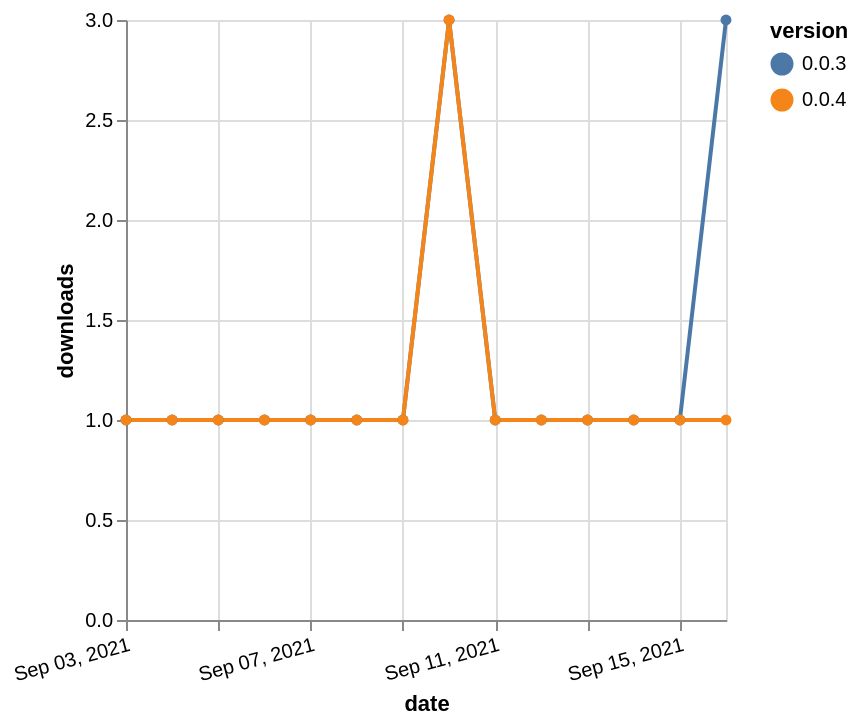

Write the Vega-Lite specification saved for this chart.
### Vega-Lite specification from a JSON file in a GitHub repository (floating-point values rounded to 4 significant figures)
{"$schema": "https://vega.github.io/schema/vega-lite/v5.json", "description": "A simple bar chart with embedded data.", "data": {"values": [{"date": "2021-09-03", "total": 215, "delta": 1, "version": "0.0.3"}, {"date": "2021-09-04", "total": 216, "delta": 1, "version": "0.0.3"}, {"date": "2021-09-05", "total": 217, "delta": 1, "version": "0.0.3"}, {"date": "2021-09-06", "total": 218, "delta": 1, "version": "0.0.3"}, {"date": "2021-09-07", "total": 219, "delta": 1, "version": "0.0.3"}, {"date": "2021-09-08", "total": 220, "delta": 1, "version": "0.0.3"}, {"date": "2021-09-09", "total": 221, "delta": 1, "version": "0.0.3"}, {"date": "2021-09-10", "total": 224, "delta": 3, "version": "0.0.3"}, {"date": "2021-09-11", "total": 225, "delta": 1, "version": "0.0.3"}, {"date": "2021-09-12", "total": 226, "delta": 1, "version": "0.0.3"}, {"date": "2021-09-13", "total": 227, "delta": 1, "version": "0.0.3"}, {"date": "2021-09-14", "total": 228, "delta": 1, "version": "0.0.3"}, {"date": "2021-09-15", "total": 229, "delta": 1, "version": "0.0.3"}, {"date": "2021-09-16", "total": 232, "delta": 3, "version": "0.0.3"}, {"date": "2021-09-03", "total": 156, "delta": 1, "version": "0.0.4"}, {"date": "2021-09-04", "total": 157, "delta": 1, "version": "0.0.4"}, {"date": "2021-09-05", "total": 158, "delta": 1, "version": "0.0.4"}, {"date": "2021-09-06", "total": 159, "delta": 1, "version": "0.0.4"}, {"date": "2021-09-07", "total": 160, "delta": 1, "version": "0.0.4"}, {"date": "2021-09-08", "total": 161, "delta": 1, "version": "0.0.4"}, {"date": "2021-09-09", "total": 162, "delta": 1, "version": "0.0.4"}, {"date": "2021-09-10", "total": 165, "delta": 3, "version": "0.0.4"}, {"date": "2021-09-11", "total": 166, "delta": 1, "version": "0.0.4"}, {"date": "2021-09-12", "total": 167, "delta": 1, "version": "0.0.4"}, {"date": "2021-09-13", "total": 168, "delta": 1, "version": "0.0.4"}, {"date": "2021-09-14", "total": 169, "delta": 1, "version": "0.0.4"}, {"date": "2021-09-15", "total": 170, "delta": 1, "version": "0.0.4"}, {"date": "2021-09-16", "total": 171, "delta": 1, "version": "0.0.4"}]}, "width": "container", "mark": {"type": "line", "point": {"filled": true}}, "encoding": {"x": {"field": "date", "type": "temporal", "timeUnit": "yearmonthdate", "title": "date", "axis": {"labelAngle": -15}}, "y": {"field": "delta", "type": "quantitative", "title": "downloads"}, "color": {"field": "version", "type": "nominal"}, "tooltip": {"field": "delta"}}}
